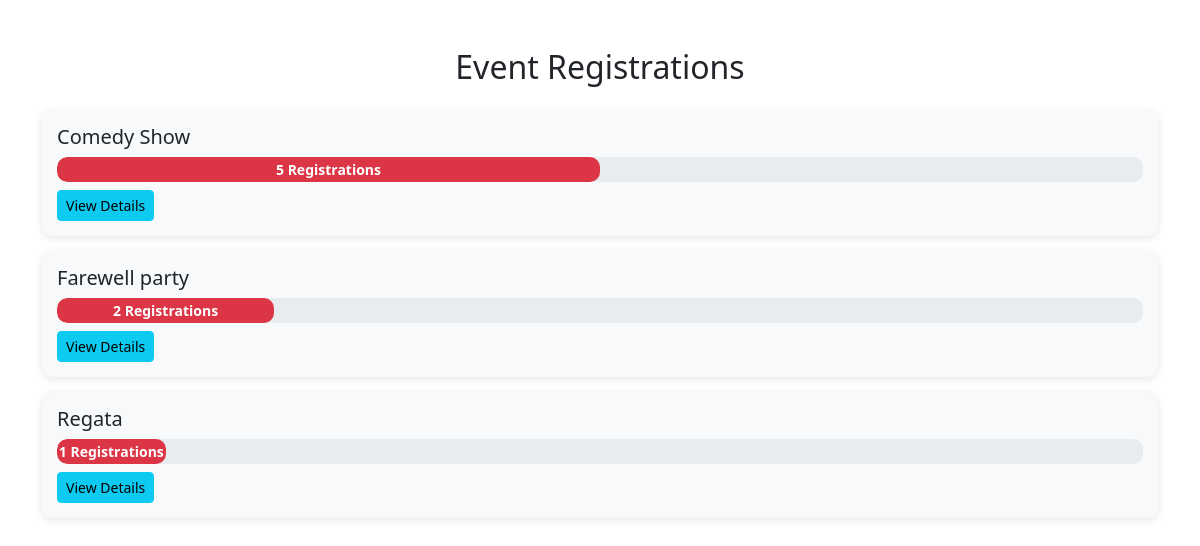
Page /view_registrations.php on the committed database.
### tables this page shows
CREATE TABLE `events` (
  `id` int(11) NOT NULL,
  `event_name` varchar(255) NOT NULL,
  `event_date` date NOT NULL,
  `event_time` time NOT NULL,
  `location` varchar(255) NOT NULL,
  `category` varchar(100) NOT NULL,
  `description` text NOT NULL,
  `event_banner` varchar(255) NOT NULL,
  `event_brochure` varchar(255) NOT NULL,
  `created_at` timestamp NOT NULL DEFAULT current_timestamp()
);

### view_registrations.php (the view, shortened to what this page needs)
<?php
$servername = "localhost";
$username = "root";
$password = "";
$dbname = "event_management";
$conn = new mysqli($servername, $username, $password, $dbname);
$sql = "SELECT e.id, e.event_name, COUNT(r.id) as total_registrations
        FROM events e
        LEFT JOIN event_registrations r ON e.id = r.event_id
        GROUP BY e.id
        ORDER BY e.event_date DESC";
$result = $conn->query($sql);
?>
<!DOCTYPE html>
<html lang="en">
<head>
    <link rel="stylesheet" href="https://cdnjs.cloudflare.com/ajax/libs/bootstrap/5.3.0/css/bootstrap.min.css">
</head>
<body>
    <div class="container mt-5">
        <h2 class="text-center mb-4">Event Registrations</h2>
        <?php while ($row = $result->fetch_assoc()): ?>
            <?php
                if ($row['total_registrations'] < 10) {
                    $progress_class = 'bg-danger';
                } elseif ($row['total_registrations'] < 50) {
                    $progress_class = 'bg-warning';
                } else {
                    $progress_class = 'bg-success';
                }
            ?>
            <div class="event-card">
                <h5><?php echo htmlspecialchars($row['event_name']); ?></h5>
                <div class="progress">
                    <div class="progress-bar <?php echo $progress_class; ?>" role="progressbar"
                         style="width: <?php echo min($row['total_registrations'] * 10, 100); ?>%;"
                         aria-valuenow="<?php echo $row['total_registrations']; ?>" aria-valuemin="0" aria-valuemax="100">
                        <?php echo $row['total_registrations']; ?> Registrations
                    </div>
                </div>
                <a href="registration_details.php?event_id=<?php echo $row['id']; ?>" class="btn btn-info btn-sm mt-2">View Details</a>
            </div>
        <?php endwhile; ?>
    </div>
</body>
</html>

### view_registrations.php (style rules this page uses)
.progress { height: 25px; border-radius: 10px; background-color: #e9ecef; }
.progress-bar { font-weight: bold; font-size: 14px; line-height: 25px; border-radius: 10px; transition: width 0.5s ease-in-out; }
.event-card { padding: 15px; background-color: #f8f9fa; border-radius: 10px; box-shadow: 0px 2px 8px rgba(0, 0, 0, 0.1); margin-bottom: 15px; }

### rows in the picture
events: event_name "Comedy Show", min($row['total_registrations'] * 10, 100) 50 (drawn), total_registrations "5"
events: event_name "Farewell party", min($row['total_registrations'] * 10, 100) 20 (drawn), total_registrations "2"
events: event_name "Regata", min($row['total_registrations'] * 10, 100) 10 (drawn), total_registrations "1"
